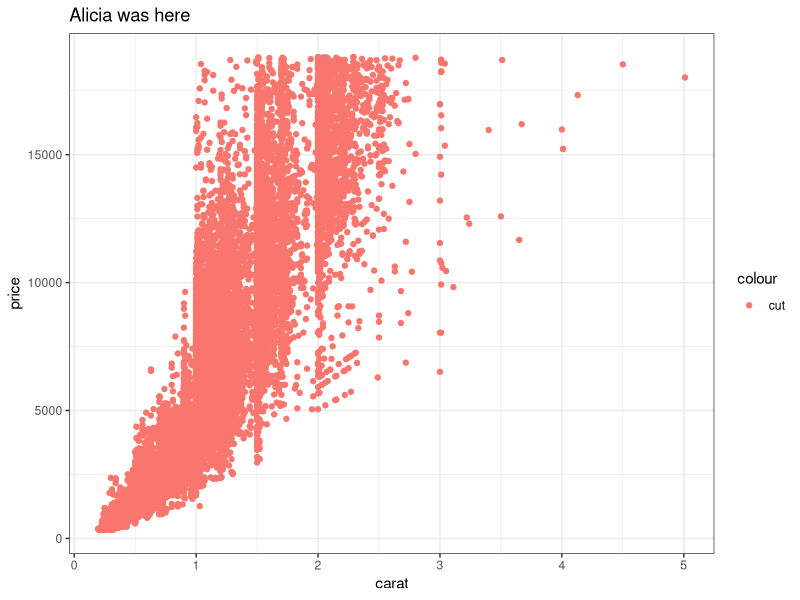
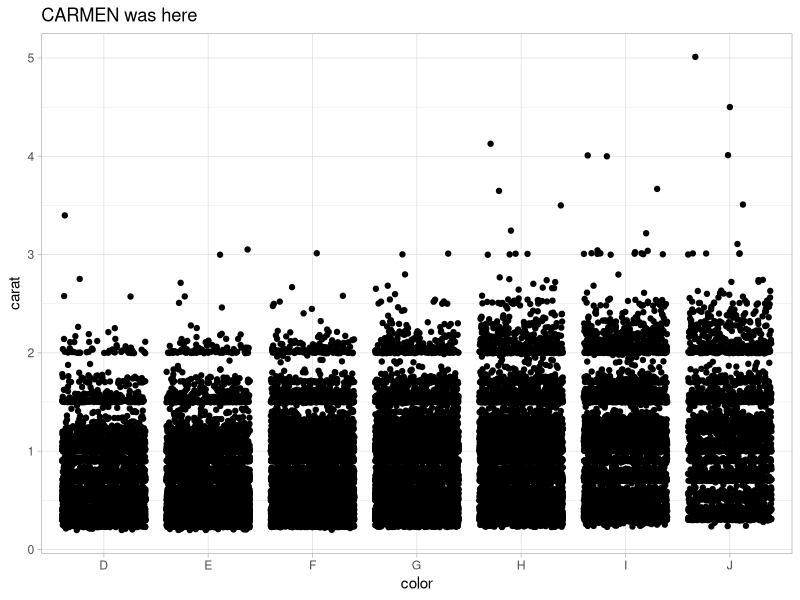

These figures' R source, in order:
## ---- chunk 1
knitr::opts_chunk$set(echo = TRUE)
library(tidyverse)
## ---- chunk 2
# Partner 1: 
# Run the code below to see the original graph
# Change the code below to make the point color change based on 'cut', and update the theme to theme_bw(). Update the title to include your first name. 

ggplot(data = diamonds, aes(x = carat, y = price)) +
  geom_point(aes(color = "cut")) +
  theme_bw() +
  labs(title = "Alicia was here")
## ---- chunk 3
# Partner 2: 
# Run the code below to see the original graph
# Change the code below to make the geom a geom_jitter, and update the theme to theme_light. Update the title to include your first name. 

ggplot(data = diamonds, aes(x = color, y = carat)) +
  geom_jitter() +
  theme_light() +
  labs(title = "CARMEN was here")
## ---- chunk 4
## BREAKING THINGS IS FUN SOMETIMES

## wooohooooo, hi Carmen! 

## :) 


## ---- chunk 5

